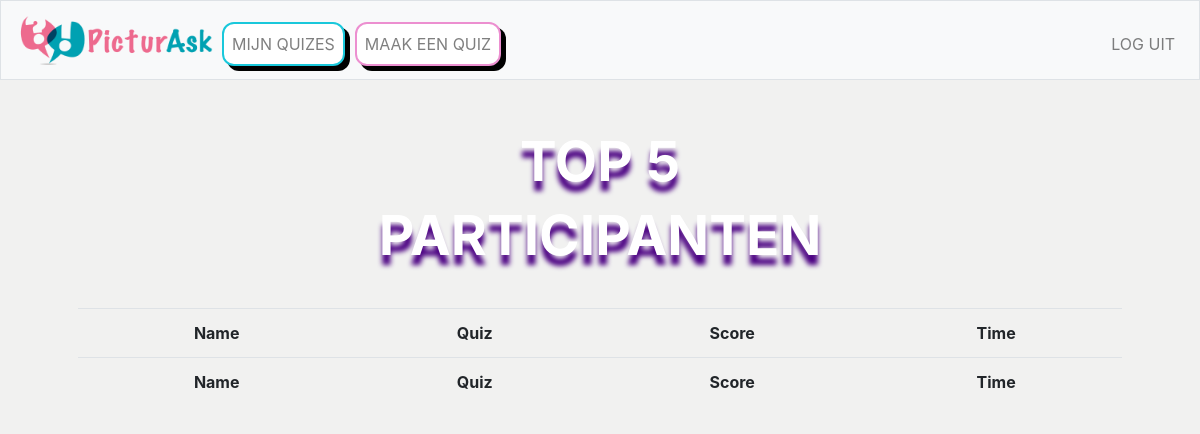
Before: /index (signed in) with the older database file.
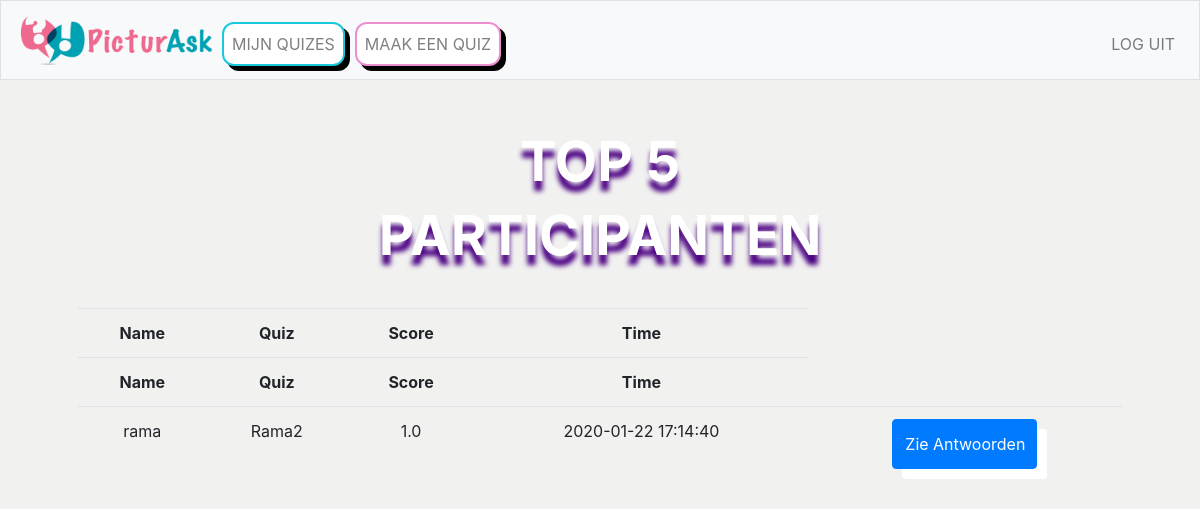
After: the same page with the newer database file.
### tables this page shows
CREATE TABLE 'participants' ('participant_id' integer PRIMARY KEY AUTOINCREMENT NOT NULL, 'quiz_id' integer NOT NULL, 'name' text NOT NULL, 'score' real, 'time'  timestamp DEFAULT CURRENT_TIMESTAMP  );

CREATE TABLE 'quizes' ('quiz_id' integer PRIMARY KEY AUTOINCREMENT NOT NULL,'user_id' integer NOT NULL, 'quiz_titel'  text NOT NULL  , 'date'  timestamp DEFAULT CURRENT_DATE  , 'gif' text);

### application.py (the view)
@app.route("/index")
@login_required
def index():
    session["user_id"]
    my_quizes = db.execute("SELECT * FROM quizes WHERE user_id = :username",username=session["user_id"])
    participants_list = []
    for quiz in my_quizes:
        for participant in db.execute("SELECT * FROM participants WHERE  quiz_id = :quiz", quiz=quiz['quiz_id']):
            participant["quizname"] = quiz["quiz_titel"]
            participants_list.append(participant)
    return render_template("index.html", participants_list=participants_list)

### application.py (called while the page is built)
@app.after_request
def after_request(response):
    response.headers["Cache-Control"] = "no-cache, no-store, must-revalidate"
    response.headers["Expires"] = 0
    response.headers["Pragma"] = "no-cache"
    return response

### helpers.py (called while the page is built)
def login_required(f):
    @wraps(f)
    def decorated_function(*args, **kwargs):
        if session.get("user_id") is None:
            return redirect("/login")
        return f(*args, **kwargs)
    return decorated_function

### templates/index.html (shortened to what this page needs)
{% extends "layout.html" %}
{% block main %}
    <form action="/index" method="post">
        <div class="form-group">
            <table class="table table-hoverable">
                <h1>TOP 5</h1>
                <tr>
                    <th>Name</th>
                    <th>Quiz</th>
                    <th>Score</th>
                    <th>Time</th>
                </tr>
                <h1>PARTICIPANTEN</h1>
                <tr>
                    <th>Name</th>
                    <th>Quiz</th>
                    <th>Score</th>
                    <th>Time</th>
                </tr>
                {% for part in participants_list %}
                    <tr>
                        <td>{{part["name"]}}</td>
                        <td>{{part["quizname"]}}</td>
                        <td>{{part["score"]}}</td>
                        <td>{{part["time"]}}</td>
                        <td> <button type="button" class="btn btn-primary" onclick="window.location.href='/antwoord/{{part['participant_id']}}'">Zie Antwoorden</button></td>
                    </tr>
                {% endfor %}
            </table>
        </div>
    </form>
{% endblock %}

### templates/layout.html (shortened to what this page needs)
<!DOCTYPE html>
<html lang="en">
    <head>
        <link href="https://maxcdn.bootstrapcdn.com/bootstrap/4.1.3/css/bootstrap.min.css" rel="stylesheet">
        <link href="/static/styles.css" rel="stylesheet">
    </head>
    <body>
        <nav class="navbar navbar-expand-md navbar-light bg-light border">
            <a class="nav-item" href="/"><img src="/static/IMG_3385.PNG" style="height:50px;width:200px;"/></a>
            <div class="collapse navbar-collapse" id="navbar">
                {% if session.user_id %}
                    <ul class="navbar-nav mr-auto mt-2">
                        <button1 style="margin:5px;" class="nav-item"><a class="nav-link" href="/mijn_quizzes">MIJN QUIZES</a></button1>
                        <button2 style="margin:5px;" class="nav-item"><a class="nav-link" href="/maak_quiz">MAAK EEN QUIZ</a></button2>
                    </ul>
                    <ul class="navbar-nav ml-auto mt-2">
                        <li class="nav-item"><a class="nav-link" href="/logout">LOG UIT</a></li>
                    </ul>
                {% else %}
                    <ul class="navbar-nav ml-auto mt-2">
                        <li class="nav-item"><a class="nav-link" href="/register">MAAK ACCOUNT</a></li>
                        <li class="nav-item"><a class="nav-link" href="/login">LOG IN</a></li>
                    </ul>
                {% endif %}
            </div>
        </nav>
        <main class="container p-5">
            {% block main %}{% endblock %}
        </main>
    </body>
</html>

### static/styles.css (style rules this page uses)
main { overflow-x: auto; text-align: center; }
body { background-color: #F1F1F0; background-repeat: no-repeat; background-size: cover; }
h1 { font-size: 55px; font-weight: bold; text-shadow: 0px 10px 5px indigo; color: white; }
table { margin-top: 40px; }
button1 { -webkit-transition-duration: 0.4s; transition-duration: 0.4s; background-color: white; color: black; border: 2px solid #1AC8DB; border-radius: 12px; box-shadow: 5px 5px; }
button2 { -webkit-transition-duration: 0.4s; transition-duration: 0.4s; background-color: white; color: black; border: 2px solid #EC8FD0; border-radius: 12px; box-shadow: 5px 5px; }
:root { --button-color: black; --button-background-color: silver; }
button { width:50%; height: 50px; background-color: #1DC690; color: #3D550C; box-shadow: 10px 10px; }

Changed rows visible on the page:
added participants: name "rama", quizname "Rama2", score "1.0", time "2020-01-22 17:14:40"
